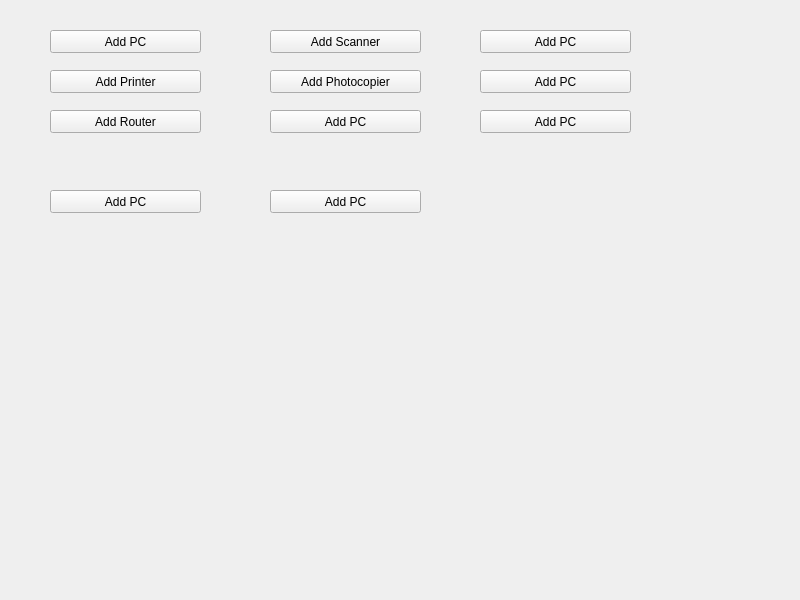
<?xml version="1.0" encoding="UTF-8"?>
<ui version="4.0">
 <class>MainWindow</class>
 <widget class="QMainWindow" name="MainWindow">
  <property name="geometry">
   <rect>
    <x>0</x>
    <y>0</y>
    <width>800</width>
    <height>600</height>
   </rect>
  </property>
  <property name="windowTitle">
   <string>MainWindow</string>
  </property>
  <widget class="QWidget" name="centralwidget">
   <widget class="QPushButton" name="add_pc_bttn">
    <property name="geometry">
     <rect>
      <x>50</x>
      <y>30</y>
      <width>151</width>
      <height>23</height>
     </rect>
    </property>
    <property name="text">
     <string>Add PC</string>
    </property>
   </widget>
   <widget class="QPushButton" name="add_pc_bttn_2">
    <property name="geometry">
     <rect>
      <x>50</x>
      <y>70</y>
      <width>151</width>
      <height>23</height>
     </rect>
    </property>
    <property name="text">
     <string>Add Printer</string>
    </property>
   </widget>
   <widget class="QPushButton" name="add_pc_bttn_3">
    <property name="geometry">
     <rect>
      <x>270</x>
      <y>70</y>
      <width>151</width>
      <height>23</height>
     </rect>
    </property>
    <property name="text">
     <string>Add Photocopier</string>
    </property>
   </widget>
   <widget class="QPushButton" name="add_pc_bttn_4">
    <property name="geometry">
     <rect>
      <x>270</x>
      <y>30</y>
      <width>151</width>
      <height>23</height>
     </rect>
    </property>
    <property name="text">
     <string>Add Scanner</string>
    </property>
   </widget>
   <widget class="QPushButton" name="add_pc_bttn_5">
    <property name="geometry">
     <rect>
      <x>480</x>
      <y>30</y>
      <width>151</width>
      <height>23</height>
     </rect>
    </property>
    <property name="text">
     <string>Add PC</string>
    </property>
   </widget>
   <widget class="QPushButton" name="add_pc_bttn_6">
    <property name="geometry">
     <rect>
      <x>480</x>
      <y>70</y>
      <width>151</width>
      <height>23</height>
     </rect>
    </property>
    <property name="text">
     <string>Add PC</string>
    </property>
   </widget>
   <widget class="QPushButton" name="add_pc_bttn_7">
    <property name="geometry">
     <rect>
      <x>50</x>
      <y>110</y>
      <width>151</width>
      <height>23</height>
     </rect>
    </property>
    <property name="text">
     <string>Add Router</string>
    </property>
   </widget>
   <widget class="QPushButton" name="add_pc_bttn_8">
    <property name="geometry">
     <rect>
      <x>270</x>
      <y>110</y>
      <width>151</width>
      <height>23</height>
     </rect>
    </property>
    <property name="text">
     <string>Add PC</string>
    </property>
   </widget>
   <widget class="QPushButton" name="add_pc_bttn_9">
    <property name="geometry">
     <rect>
      <x>480</x>
      <y>110</y>
      <width>151</width>
      <height>23</height>
     </rect>
    </property>
    <property name="text">
     <string>Add PC</string>
    </property>
   </widget>
   <widget class="QPushButton" name="add_pc_bttn_10">
    <property name="geometry">
     <rect>
      <x>50</x>
      <y>190</y>
      <width>151</width>
      <height>23</height>
     </rect>
    </property>
    <property name="text">
     <string>Add PC</string>
    </property>
   </widget>
   <widget class="QPushButton" name="add_pc_bttn_11">
    <property name="geometry">
     <rect>
      <x>270</x>
      <y>190</y>
      <width>151</width>
      <height>23</height>
     </rect>
    </property>
    <property name="text">
     <string>Add PC</string>
    </property>
   </widget>
  </widget>
 </widget>
 <resources/>
 <connections/>
</ui>
